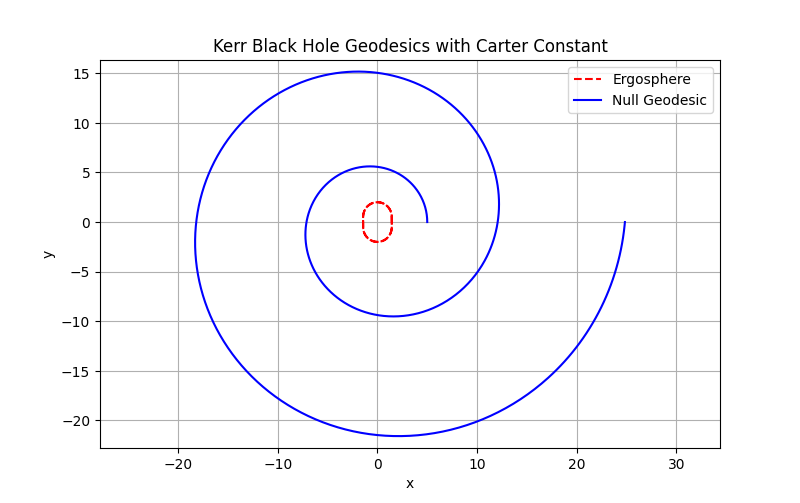

Source code (Python):
import numpy as np
import matplotlib.pyplot as plt
from scipy.integrate import odeint

# Description: This program solves null geodesic equations in Kerr spacetime, incorporating
# the Carter constant for a more accurate trajectory.

# Parameters
M, a = 1.0, 0.9  # Mass, Spin parameter
phi = np.linspace(0, 4 * np.pi, 1000)

# Kerr metric functions
def delta(r):
    return r**2 - 2 * M * r + a**2

# Geodesic ODE with Carter constant (simplified)
def geodesic(y, phi, L, Q):
    r, dr = y
    V_eff = (L**2 + Q - (2 * M * r * L**2) / delta(r)) / r**2
    d2r = -M / delta(r) + V_eff
    return [dr, d2r]

# Solve for a null geodesic
L, Q = 3.0, 10.0  # Angular momentum, Carter constant
sol = odeint(geodesic, [5.0, 0], phi, args=(L, Q))
r = sol[:, 0]
x, y = r * np.cos(phi), r * np.sin(phi)

# Ergosphere
r_ergo = M + np.sqrt(M**2 - a**2 * np.cos(phi)**2)

# Plot
plt.figure(figsize=(8, 8))
plt.plot(r_ergo * np.cos(phi), r_ergo * np.sin(phi), 'r--', label='Ergosphere')
plt.plot(x, y, 'b-', label='Null Geodesic')
plt.title('Kerr Black Hole Geodesics with Carter Constant')
plt.xlabel('x')
plt.ylabel('y')
plt.legend()
plt.axis('equal')
plt.grid(True)
plt.show()
